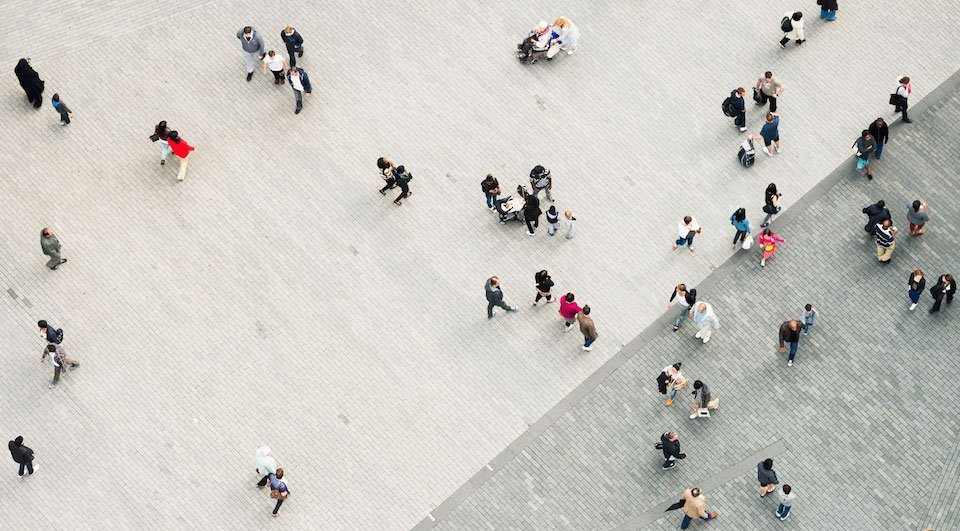
#> input picture contours/people.jpg, 960 x 531 px
$ python basics.py
#> lines starting #> are read from the running program, lines starting #| are printed output that depends on the picture; after the words box and inside, x2 and y2 are one past the last pixel; in counts of white or black regions, pixels touching at a corner belong together
from cv2 import cv2
import numpy


def build_threshhold(image):
    gray_image = cv2.cvtColor(image, cv2.COLOR_BGR2GRAY)
    blurred = cv2.GaussianBlur(gray_image, (9, 9), 0)
    _, threshold = cv2.threshold(blurred, 0, 255, cv2.THRESH_BINARY + cv2.THRESH_OTSU)

    return threshold


def filter_contours(image, contours):
    filtered_contours = []
    image_area = image.shape[0] * image.shape[1]
    for i in contours:
        area = cv2.contourArea(i)
        if (area >= 0.001 * image_area) and (area < 0.01 * image_area):
            filtered_contours.append(i)

    return filtered_contours


def draw_contours(image, contours):
    for i in range(0, len(contours)):
        (x, y, w, h) = cv2.boundingRect(contours[i])
        image = cv2.rectangle(image, (x, y), (x + w, y + h), (0, 0, 255), 2)


image = cv2.imread("people.jpg")
#> image is the input picture: shape (531, 960, 3); mean B, G, R 195.2, 200.6, 202.9
threshold = build_threshhold(image)
#> in build_threshhold, `blurred = cv2.GaussianBlur(gray_image, (9, 9), 0)`:
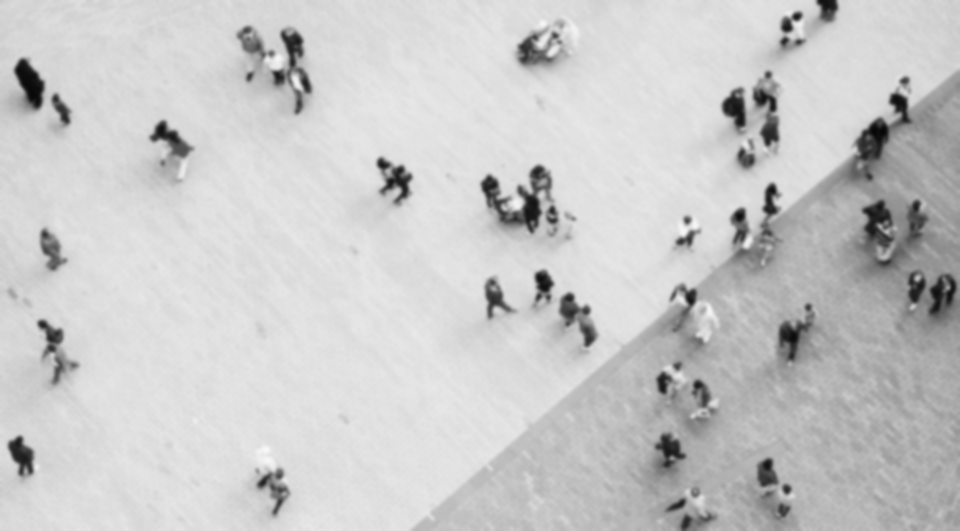
#> blurred: shape (531, 960); min 7, max 248, mean 200.6
#> in build_threshhold, `_, threshold = cv2.threshold(blurred, 0, 255, cv2.THRESH_BINARY + cv2...`:
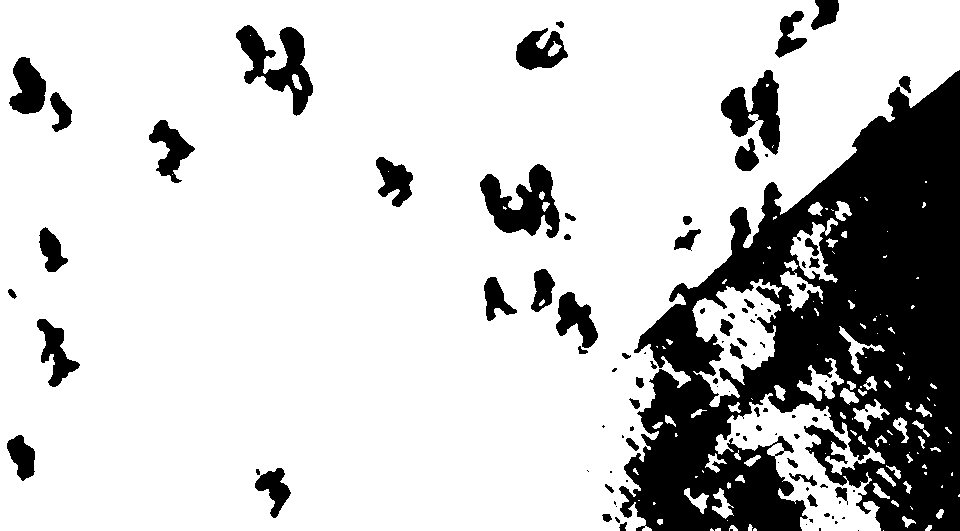
#> threshold: shape (531, 960); 78.6% white; 99 black regions (44 under 20 px)
contours, _ = cv2.findContours(threshold, cv2.RETR_LIST, cv2.CHAIN_APPROX_NONE)
#> contours = 232 contours, 121 with area under 20; largest, box (x1, y1, x2, y2) and area: (0, 0, 960, 531) 399981, (715, 393, 885, 531) 8984, (692, 279, 782, 407) 5520, (479, 163, 561, 239) 3424, (235, 24, 314, 117) 3240
filtered_contours = filter_contours(image, contours)
#> the loop in filter_contours, `for i in contours:` made 232 passes
#> area on passes 5, 6, 12: 20.5, 22, 21
#> after the loop in filter_contours, `for i in contours:`: filtered_contours = 20 contours; largest, box (x1, y1, x2, y2) and area: (479, 163, 561, 239) 3424, (235, 24, 314, 117) 3240, (720, 69, 781, 156) 2734, (515, 27, 569, 71) 1492, (8, 56, 47, 115) 1488
draw_contours(image, filtered_contours)
#> the loop in draw_contours, `for i in range(0, len(contours)):` made 20 passes
#> (x, y, w, h) on passes 1 to 12: (254, 467, 38, 52), (6, 434, 30, 48), (797, 358, 47, 43), (36, 318, 45, 70), (555, 291, 44, 58), (483, 276, 35, 46), (780, 271, 43, 41), (530, 268, 26, 45), (38, 226, 31, 47), (790, 218, 48, 65), (479, 163, 82, 76), (375, 156, 39, 52)
#> pass 1, in draw_contours, `image = cv2.rectangle(image, (x, y), (x + w, y + h), (0, 0, 255), 2)`:
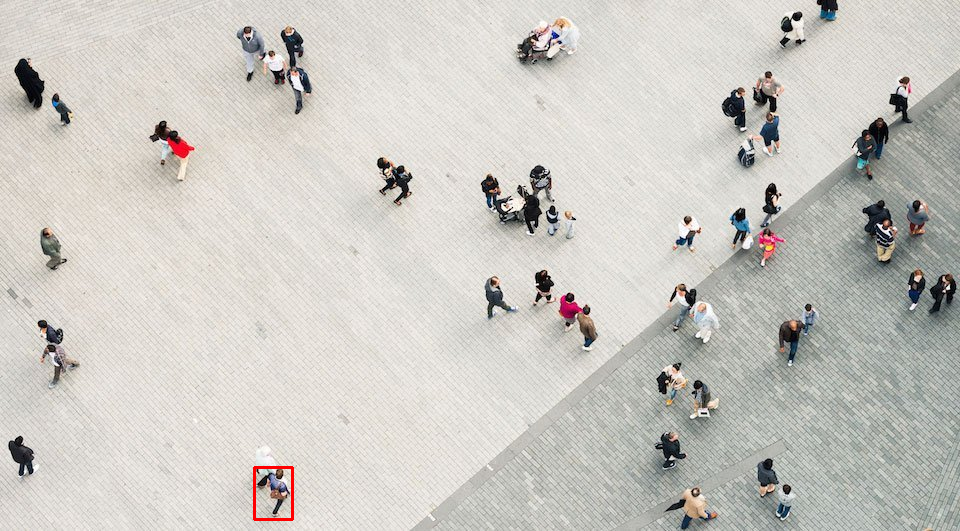
#> image: shape (531, 960, 3); 0.11% of pixels changed, all inside (x1, y1, x2, y2) = (253, 466, 294, 521)
#> pass 2, in draw_contours, `image = cv2.rectangle(image, (x, y), (x + w, y + h), (0, 0, 255), 2)`:
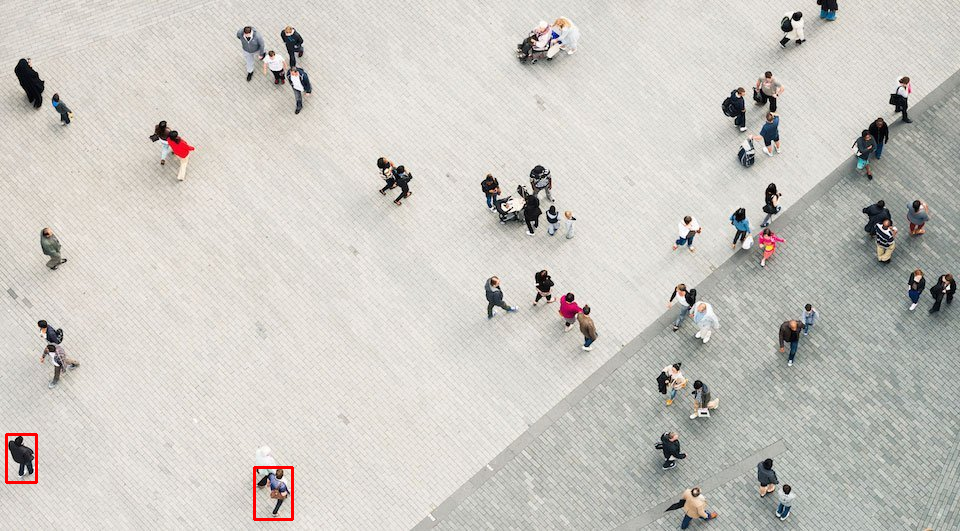
#> image: shape (531, 960, 3); 0.09% of pixels changed, all inside (x1, y1, x2, y2) = (5, 433, 38, 484)
#> pass 3, in draw_contours, `image = cv2.rectangle(image, (x, y), (x + w, y + h), (0, 0, 255), 2)`:
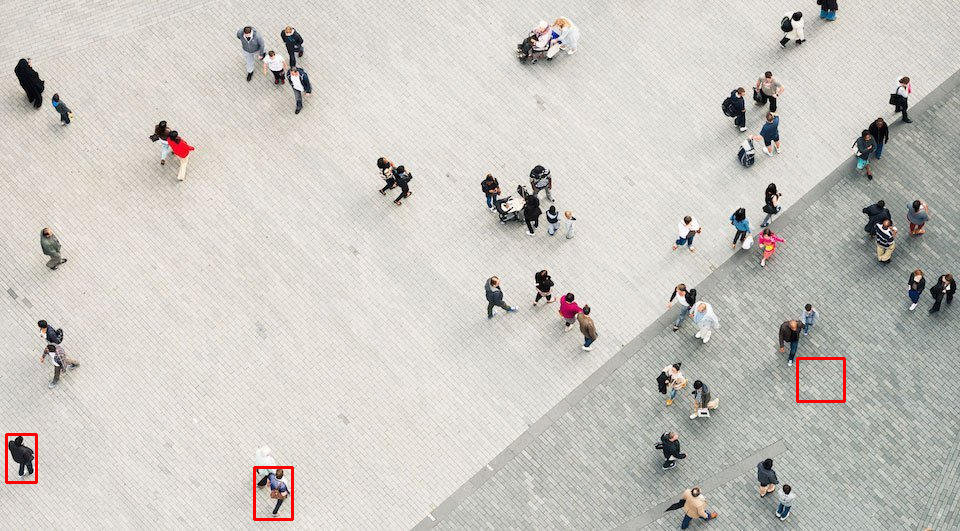
#> image: shape (531, 960, 3); 0.11% of pixels changed, all inside (x1, y1, x2, y2) = (796, 357, 846, 403)
#> after the loop in draw_contours, `for i in range(0, len(contours)):`:
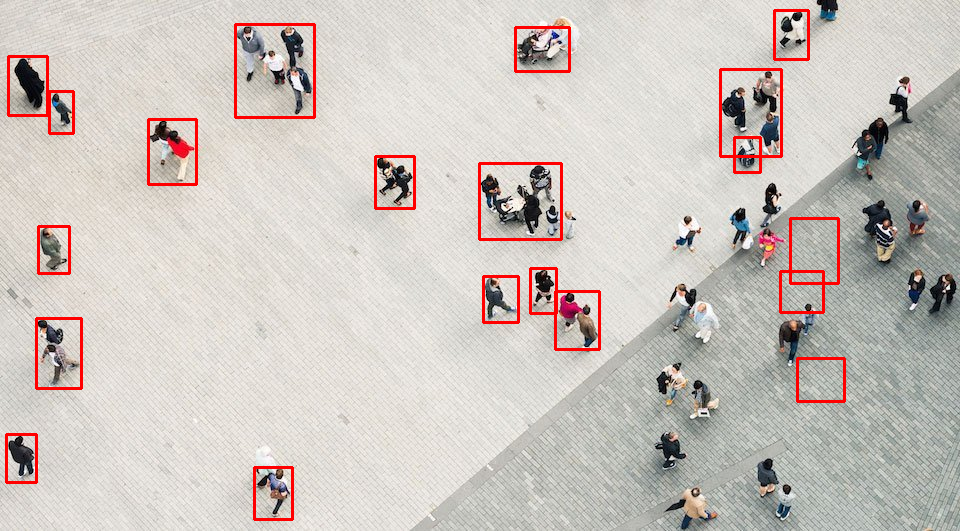
#> image: shape (531, 960, 3); 2% of pixels changed, all inside (x1, y1, x2, y2) = (7, 9, 840, 390)

cv2.namedWindow("Display", cv2.WINDOW_NORMAL)
cv2.imshow("Display", image)


masked_image = cv2.bitwise_and(image, image, mask=threshold)
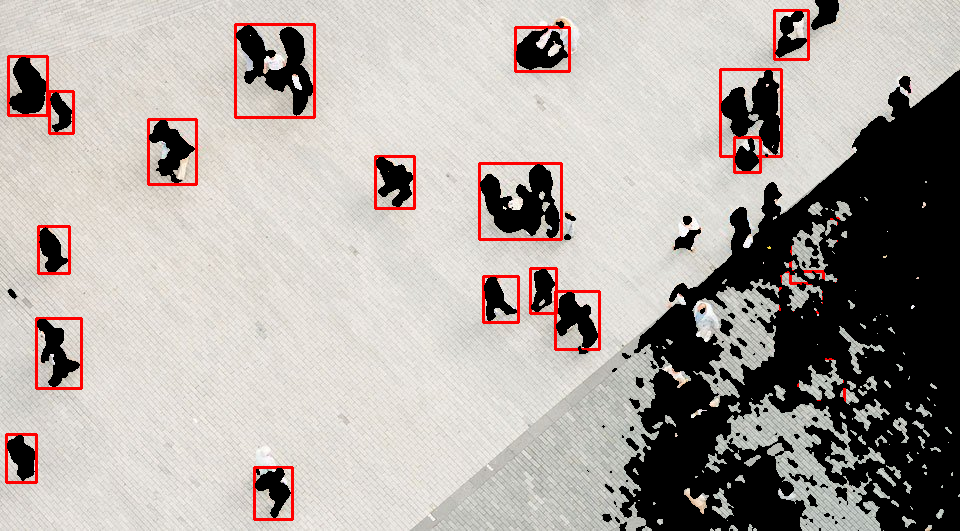
#> masked_image: shape (531, 960, 3); mean B, G, R 161.1, 165.6, 173
cv2.imshow("Threshold", masked_image)


cv2.waitKey(5000)
